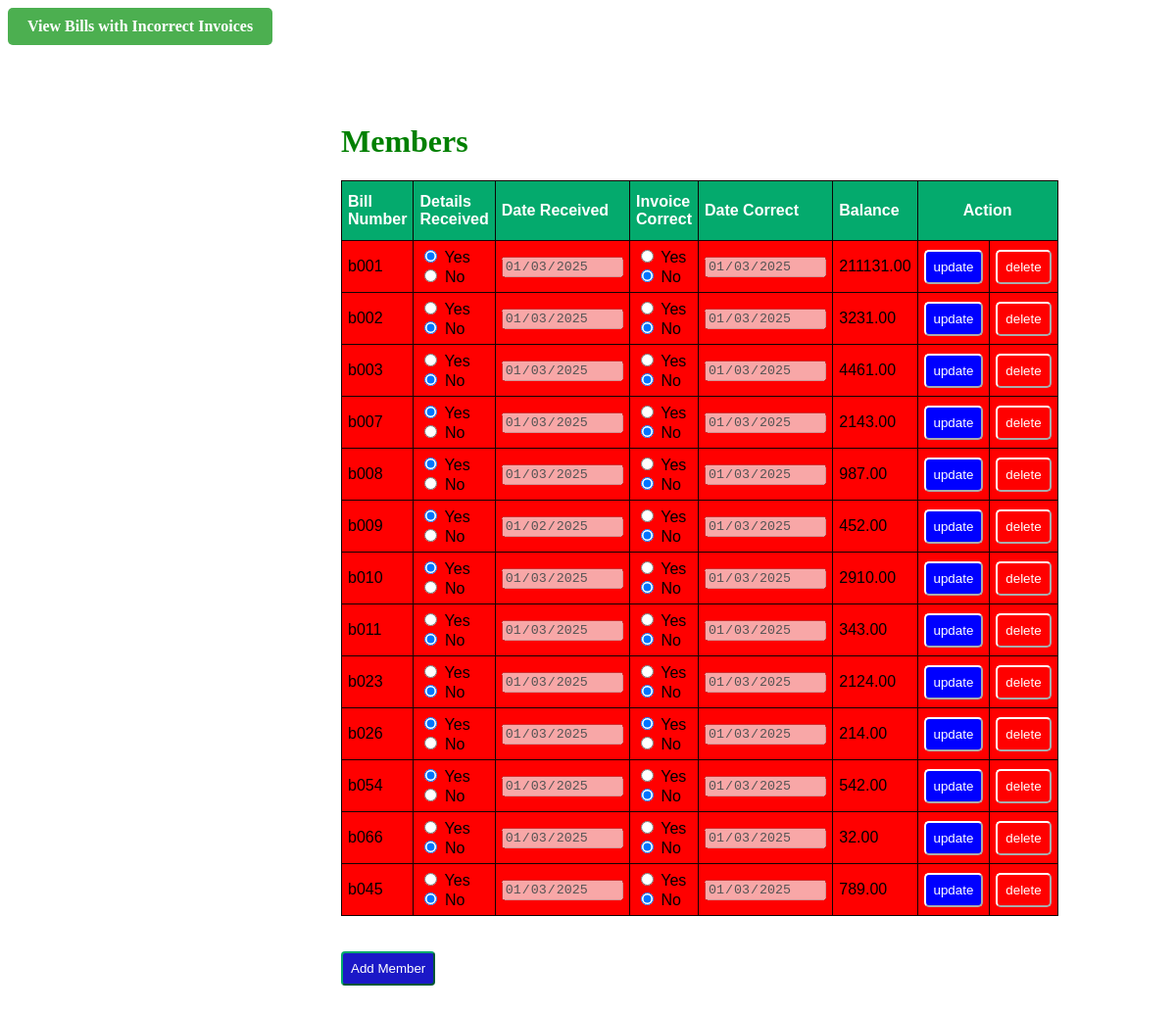
The app's page / (signed in) with its own data.
### myapp/models.py (models this page shows)
class Member(models.Model):
    bill_number = models.CharField(max_length=100, unique = True)
    details_received = models.BooleanField(default = False)
    date_received = models.DateField(null=True, blank=True)
    invoice_correct = models.BooleanField(null = True)
    date_corrected = models.DateField(null=True, blank=True)
    balance = models.DecimalField(max_digits=10, decimal_places=2)

### myapp/views.py (the view)
# urls.py: path('',views.index,name="index"),
@login_required
def index(request):
    mem=Member.objects.all()
    return render(request,'index.html',{'mem':mem})

### myapp/templates/index.html (shortened to what this page needs)
<!DOCTYPE html>
<html lang="en">
<head>
</head>
{% load static %}
<link rel="stylesheet" href="{% static 'style.css' %}">
<a href="{% url 'incorrect_invoices' %}" class = "btn-link">View Bills with Incorrect Invoices</a>
<body>
    <div class="container">
        <h1>Members</h1>
        <table id="customers" border="1">
            <thead>
                <th>Bill Number</th>
                <th>Details Received</th>
                <th>Date Received</th>
                <th>Invoice Correct</th>
                <th>Date Correct</th>
                <th>Balance</th>
                <th colspan="2" id="mid">Action</th>
            </thead>
            {% for x in mem %}
            <tr>
                <td>{{x.bill_number}}</td>
                <td>
    <label>
        <input type="radio" {% if x.details_received %}checked{% endif %} > Yes
    </label>
    <label>
        <input type="radio" {% if not x.details_received %}checked{% endif %} > No
    </label>
</td>
                <td>
                    <input
                        type="date"
                        class="date-received"
                        data-row-id="{{ x.id }}"
                        value="{{ x.date_received|date:'Y-m-d' }}"
                        {% if not bill.details_received %}disabled{% endif %}
                    >
                </td>
                <td>
    <label>
        <input type="radio" name="invoice_correct_{{ x.id }}"
               {% if x.invoice_correct == True %}checked{% endif %}> Yes
    </label>
    <label>
        <input type="radio" name="invoice_correct_{{ x.id }}"
               {% if x.invoice_correct == False %}checked{% endif %}> No
    </label>
</td>
                <td>
                    <input
                        type="date"
                        class="date-corrected"
                        data-row-id="{{ x.id }}"
                        value="{{ x.date_corrected|date:'Y-m-d' }}"
                        {% if not bill.invoice_correct %}disabled{% endif %}
                    >
                </td>
                <td>{{x.balance}}</td>
                <td>
                    <a href="update/{{x.id}}"><button id="up">update</button></a>
                </td>
                <td>
                    <a href="delete/{{x.id}}"><button id="del">delete</button></a>
                </td>
            </tr>
            {% endfor %}
        </table>
        <br><br>
        <a href="{% url 'add' %}"><button id="new3">Add Member</button></a>
    </div>
</body>
</html>

### myapp/static/style.css (style rules this page uses)
.container { margin: 80px 240px 60px 240px; padding: 0px 100px 100px 100px; }
#customers { font-family: Arial, Helvetica, sans-serif; border-collapse: collapse; width: 100%; }
#customers td, #customers th { border: 1px solid rgb(17, 4, 4); padding: 6px; }
#customers tr:nth-child(even) { background-color: #f2f2f2; }
#customers th { padding-top: 12px; padding-bottom: 12px; text-align: left; background-color: #04AA6D; color: white; }
#customers #mid { text-align: center; }
#customers #up { background-color: blue; border-color: white; border-radius: 5px; padding: 8px; color: white; }
#customers #del { background-color: red; border-color: white; border-radius: 5px; padding: 8px; color: white; }
#customers button { width: 100%; }
h1 { color: green; }
.container #new3 { padding: 8px; background-color: rgb(27, 24, 199); color: white; border-radius: 4px; border-color: #04AA6D; }
.highlighted { background-color: red !important; color: black !important; }
.btn-link { display: inline-block; padding: 10px 20px; background-color: #4CAF50; color: white; text-decoration: none; border-radius: 5px; font-size: 16px; font-weight: bold; transition: background-color 0.3s ease; }

### records on screen
Member: bill_number "b001", details_received "☑ Yes", details_received "☐ No", date_received "01/03/2025", invoice_correct "☐ Yes", invoice_correct "☑ No", date_corrected "01/03/2025", balance "211131.00"
Member: bill_number "b002", details_received "☐ Yes", details_received "☑ No", date_received "01/03/2025", invoice_correct "☐ Yes", invoice_correct "☑ No", date_corrected "01/03/2025", balance "3231.00"
Member: bill_number "b003", details_received "☐ Yes", details_received "☑ No", date_received "01/03/2025", invoice_correct "☐ Yes", invoice_correct "☑ No", date_corrected "01/03/2025", balance "4461.00"
Member: bill_number "b007", details_received "☑ Yes", details_received "☐ No", date_received "01/03/2025", invoice_correct "☐ Yes", invoice_correct "☑ No", date_corrected "01/03/2025", balance "2143.00"
Member: bill_number "b008", details_received "☑ Yes", details_received "☐ No", date_received "01/03/2025", invoice_correct "☐ Yes", invoice_correct "☑ No", date_corrected "01/03/2025", balance "987.00"
Member: bill_number "b009", details_received "☑ Yes", details_received "☐ No", date_received "01/02/2025", invoice_correct "☐ Yes", invoice_correct "☑ No", date_corrected "01/03/2025", balance "452.00"
Member: bill_number "b010", details_received "☑ Yes", details_received "☐ No", date_received "01/03/2025", invoice_correct "☐ Yes", invoice_correct "☑ No", date_corrected "01/03/2025", balance "2910.00"
Member: bill_number "b011", details_received "☐ Yes", details_received "☑ No", date_received "01/03/2025", invoice_correct "☐ Yes", invoice_correct "☑ No", date_corrected "01/03/2025", balance "343.00"
Member: bill_number "b023", details_received "☐ Yes", details_received "☑ No", date_received "01/03/2025", invoice_correct "☐ Yes", invoice_correct "☑ No", date_corrected "01/03/2025", balance "2124.00"
Member: bill_number "b026", details_received "☑ Yes", details_received "☐ No", date_received "01/03/2025", invoice_correct "☑ Yes", invoice_correct "☐ No", date_corrected "01/03/2025", balance "214.00"
Member: bill_number "b054", details_received "☑ Yes", details_received "☐ No", date_received "01/03/2025", invoice_correct "☐ Yes", invoice_correct "☑ No", date_corrected "01/03/2025", balance "542.00"
Member: bill_number "b066", details_received "☐ Yes", details_received "☑ No", date_received "01/03/2025", invoice_correct "☐ Yes", invoice_correct "☑ No", date_corrected "01/03/2025", balance "32.00"
Member: bill_number "b045", details_received "☐ Yes", details_received "☑ No", date_received "01/03/2025", invoice_correct "☐ Yes", invoice_correct "☑ No", date_corrected "01/03/2025", balance "789.00"
